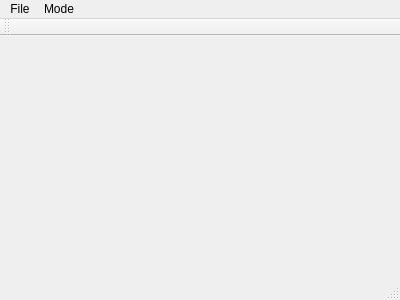
<?xml version="1.0" encoding="UTF-8"?>
<ui version="4.0">
 <class>MainWindow</class>
 <widget class="QMainWindow" name="MainWindow">
  <property name="geometry">
   <rect>
    <x>0</x>
    <y>0</y>
    <width>400</width>
    <height>300</height>
   </rect>
  </property>
  <property name="windowTitle">
   <string>MainWindow</string>
  </property>
  <widget class="QWidget" name="centralWidget">
   <widget class="QWidget" name="horizontalLayoutWidget">
    <property name="geometry">
     <rect>
      <x>-1</x>
      <y>-1</y>
      <width>401</width>
      <height>251</height>
     </rect>
    </property>
    <layout class="QHBoxLayout" name="displayLayout"/>
   </widget>
  </widget>
  <widget class="QMenuBar" name="menuBar">
   <property name="geometry">
    <rect>
     <x>0</x>
     <y>0</y>
     <width>400</width>
     <height>20</height>
    </rect>
   </property>
   <widget class="QMenu" name="menuFile">
    <property name="title">
     <string>File</string>
    </property>
    <addaction name="separator"/>
    <addaction name="actionExit"/>
   </widget>
   <widget class="QMenu" name="menuMode">
    <property name="title">
     <string>Mode</string>
    </property>
    <addaction name="actionWire_Frame"/>
    <addaction name="actionShade"/>
    <addaction name="actionShade_Curvature"/>
    <addaction name="actionShade_Developable"/>
    <addaction name="actionShade_Zebra"/>
   </widget>
   <addaction name="menuFile"/>
   <addaction name="menuMode"/>
  </widget>
  <widget class="QToolBar" name="mainToolBar">
   <attribute name="toolBarArea">
    <enum>TopToolBarArea</enum>
   </attribute>
   <attribute name="toolBarBreak">
    <bool>false</bool>
   </attribute>
  </widget>
  <widget class="QStatusBar" name="statusBar"/>
  <action name="actionExit">
   <property name="text">
    <string>Exit</string>
   </property>
  </action>
  <action name="actionWire_Frame">
   <property name="checkable">
    <bool>true</bool>
   </property>
   <property name="checked">
    <bool>true</bool>
   </property>
   <property name="text">
    <string>Wire Frame</string>
   </property>
  </action>
  <action name="actionShade">
   <property name="checkable">
    <bool>true</bool>
   </property>
   <property name="text">
    <string>Shade</string>
   </property>
  </action>
  <action name="actionShade_Curvature">
   <property name="checkable">
    <bool>true</bool>
   </property>
   <property name="text">
    <string>Shade Curvature</string>
   </property>
  </action>
  <action name="actionShade_Developable">
   <property name="checkable">
    <bool>true</bool>
   </property>
   <property name="text">
    <string>Shade Developable</string>
   </property>
  </action>
  <action name="actionShade_Zebra">
   <property name="checkable">
    <bool>true</bool>
   </property>
   <property name="text">
    <string>Shade Zebra</string>
   </property>
  </action>
 </widget>
 <layoutdefault spacing="6" margin="11"/>
 <resources/>
 <connections>
  <connection>
   <sender>actionExit</sender>
   <signal>triggered()</signal>
   <receiver>MainWindow</receiver>
   <slot>close()</slot>
   <hints>
    <hint type="sourcelabel">
     <x>-1</x>
     <y>-1</y>
    </hint>
    <hint type="destinationlabel">
     <x>199</x>
     <y>149</y>
    </hint>
   </hints>
  </connection>
 </connections>
</ui>
